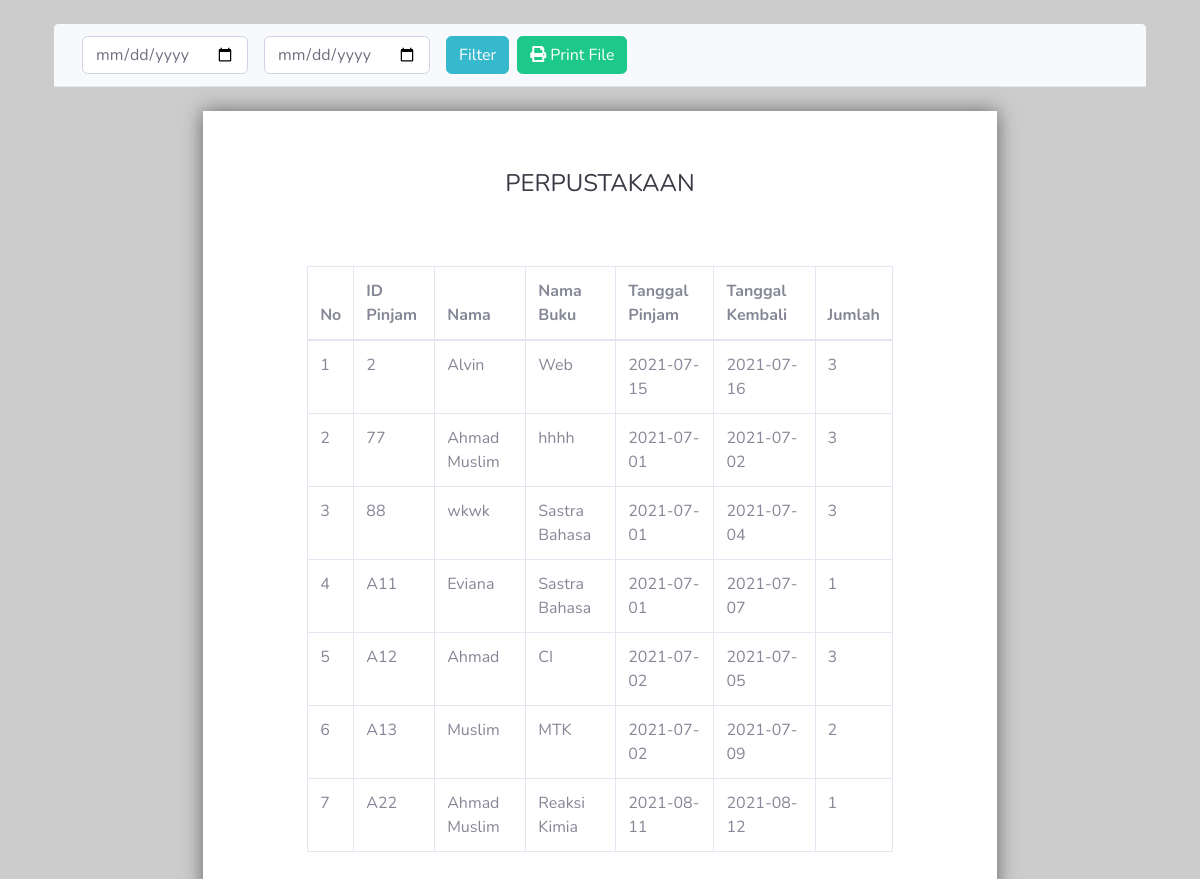
Page /tbl_laporan.php on the earlier database version.
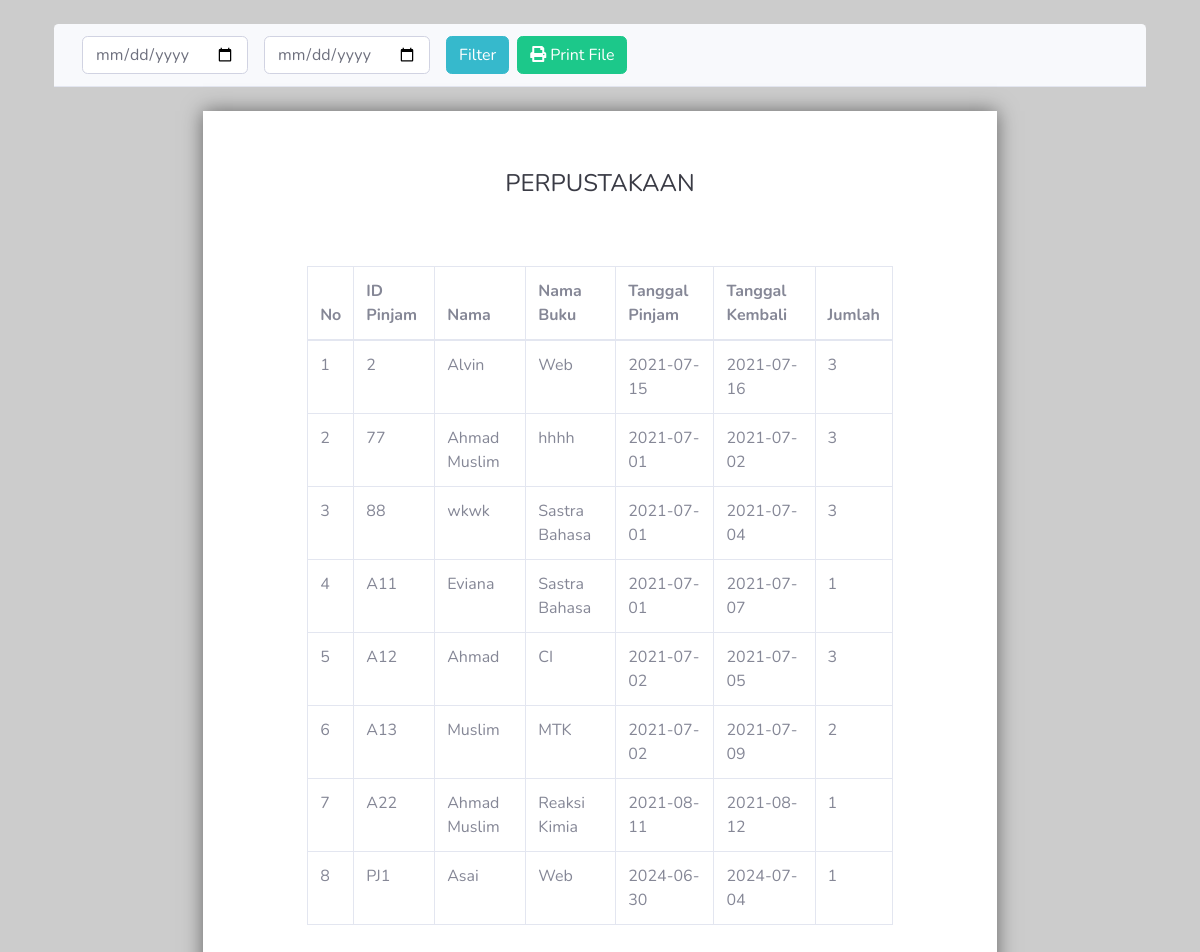
Same page on the later database version.
### tables this page shows
CREATE TABLE `pinjam_buku` (
  `id_pinjam` varchar(50) NOT NULL,
  `nama` varchar(100) NOT NULL,
  `tanggal_pinjam` date NOT NULL,
  `tanggal_kembali` date NOT NULL,
  `nama_buku` varchar(100) NOT NULL,
  `jumlah_buku` int NOT NULL,
  `status` varchar(50) NOT NULL
);

### tbl_laporan.php (the view, shortened to what this page needs)
<?php
require_once "include/koneksi.php";
?>
<!DOCTYPE html>
<html lang="en">
<head>
    <link href="vendor/fontawesome-free/css/all.min.css" rel="stylesheet" type="text/css">
    <link href="css/sb-admin-2.min.css" rel="stylesheet">
</head>
<body>
    <div class="container">
            <br/>
            <div class="pull-right">
            <div class="card-header with-border">
                            <div class="row">
                                <div class="col">
                                    <form method="POST" class="form-inline">
                                        <input type="date" name="tgl_mulai" class="form-control ml-2">
                                        <input type="date" name="tgl_selesai" class="form-control ml-3">
                                        <button type="submit" name="filter_tgl" class="btn btn-info ml-3">Filter</button>
                                        <button type="button" class="btn btn-success ml-2" onclick="printDiv('printableArea')">
                                        <i class="fa fa-print"> </i> Print File
                                        </button>
                                    </form>
                                </div>
                            </div>
                         </div>
            </div>
        </div>
                          <br/>
                            <div id="printableArea">
                              <page size="A4">
                                    <div class="text-center">
                                        <h1 class="h4 text-gray-900 mb-4">PERPUSTAKAAN</h1>
                                    </div>
                                    <br>
                                    <div class="row">
                                      <div class="card-body">
                                        <div class="table-responsive">
                                            <table class="table table-bordered" id="dataTable" width="100%" cellspacing="0">
                                                <thead>
                                                    <tr>
                                                        <th>No</th>
                                                        <th>ID Pinjam</th>
                                                        <th>Nama</th>
                                                        <th>Nama Buku</th>
                                                        <th>Tanggal Pinjam</th>
                                                        <th>Tanggal Kembali</th>
                                                        <th>Jumlah</th>
                                                    </tr>
                                                </thead>
                                                <tbody>
                                                    <?php
                                                    if (isset($_POST['filter_tgl'])) {
                                                        $mulai = mysqli_real_escape_string($koneksi, $_POST['tgl_mulai']);
                                                        $selesai = mysqli_real_escape_string($koneksi, $_POST['tgl_selesai']);
                                                        $sql ="SELECT * FROM pinjam_buku WHERE tanggal_pinjam BETWEEN '$mulai' AND '$selesai'";
                                                        $result = mysqli_query($koneksi, $sql);
                                                    }else {
                                                        $sql ="SELECT * FROM pinjam_buku";
                                                        $result = mysqli_query($koneksi, $sql);
                                                    }
                                                        $no = 1;
                                                        while ($row = mysqli_fetch_assoc($result)) { ?>
                                                    <tr>
                                                        <td><?php echo $no++; ?></td>
                                                        <td><?php echo $row['id_pinjam']; ?></td>
                                                        <td><?php echo $row['nama']; ?></td>
                                                        <td><?php echo $row['nama_buku']; ?></td>
                                                        <td><?php echo $row['tanggal_pinjam']; ?></td>
                                                        <td><?php echo $row['tanggal_kembali']; ?></td>
                                                        <td><?php echo $row['jumlah_buku']; ?></td>
                                                    </tr>
                                                    <?php } ?>
                                                </tbody>
                                            </table>
                                        </div>
                                    </div>
                                </div>
                            </div>
  </body>
</html>

### tbl_laporan.php (style rules this page uses)
body { background: rgba(0,0,0,0.2); }
page[size="A4"] { background: white; width: 21cm; height: 29.7cm; display: block; margin: 0 auto; margin-bottom: 0.5pc; box-shadow: 0 0 0.5cm rgba(0,0,0,0.5); padding-left:2.54cm; padding-right:2.54cm; padding-top:1.54cm; padding-bottom:1.54cm; }

Differences in the rows shown:
added pinjam_buku: id_pinjam "PJ1", nama "Asai", nama_buku "Web", tanggal_pinjam "2024-06-30", tanggal_kembali "2024-07-04", jumlah_buku "1"
